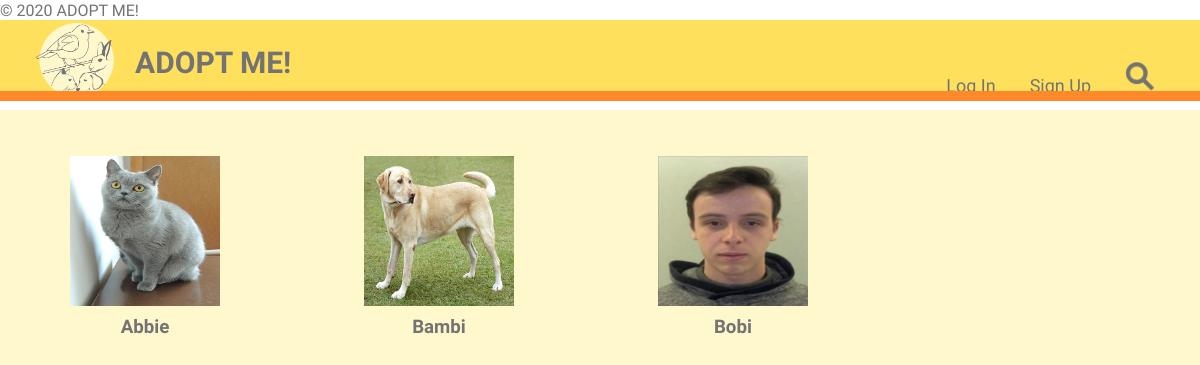
The page /pages/pages_index.php on the database as committed earlier.
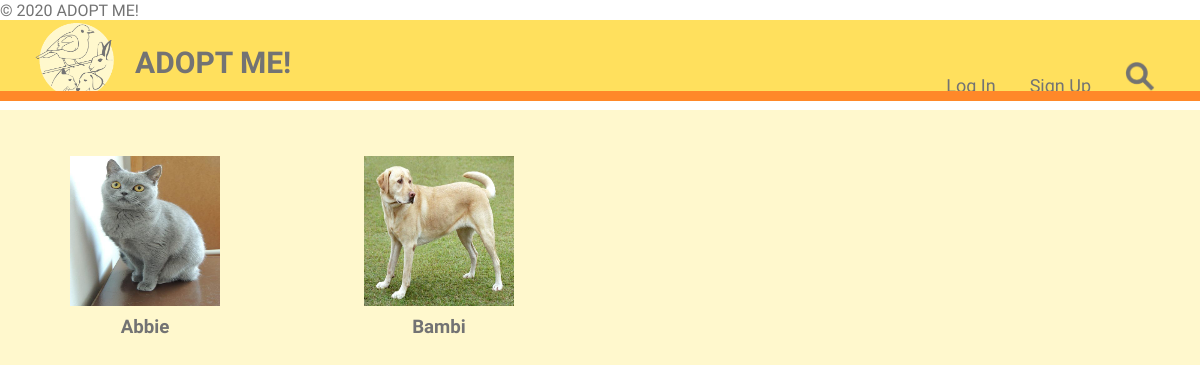
The same page on the database as committed later.
### tables this page shows
CREATE TABLE pet (
  id INTEGER PRIMARY KEY,
  name TEXT,
  bio TEXT,
  gender TEXT,
  weight REAL,
  height REAL,
  color TEXT,
  breed_id INTEGER,
  has_for_adoption INTEGER,
  adopted INTEGER,
  FOREIGN KEY (breed_id) REFERENCES breed(id),
  FOREIGN KEY (has_for_adoption) REFERENCES account(id),
  FOREIGN KEY (adopted) REFERENCES account(id)
);

### database/db_user.php (called while the page is built, shortened)
<?php
    include_once('../database/connection.php');
    function getAllPetsPostsFromWebsite() {
        global $db;
        $stmt = $db->prepare('SELECT DISTINCT P.id, P.name
                            FROM shelter S, person Per, pet P
                            WHERE Per.account_id = P.has_for_adoption or
                                S.account_id = P.has_for_adoption'
                            );
        $stmt->execute();
        $pets = $stmt->fetchAll();
        return $pets;
    }
?>

### pages/pages_index.php (the view)
<link rel="stylesheet" href="../css/index.css" >
<?php
    include_once('../includes/init.php');
    include_once('../database/db_user.php');
    include_once('../templates/common/header.php');
    $webPets = getAllPetsPostsFromWebsite();
?>
<div id="main">
    <?php foreach($webPets as $webPet) { ?>
    <article>
    <a href="petprofile.php?id=<?=$webPet['id']?>">
        <img src="../images/pets/original/<?=$webPet['id']?>.jpg" alt="pet<?=$webPet['id']?>" width="150" height="150">
    </a>
    <h3><?=$webPet['name']?></h3>
    </article>
<?php } ?>
</div>
<?php
    include_once('../templates/common/footer.php');
?>

### templates/common/header.php (shortened to what this page needs)
<?php include_once("../database/db_user.php");
?>
<!DOCTYPE html>
<html lang="en-US">
<head>
    <link rel="stylesheet" href="../css/header.css">
</head>
<body>
<header>
        <a class="logo" href="../pages/pages_index.php">
            <img alt="logo image" src="../images/logo.png" width="80">
        </a>
        <h1 class="siteName" >ADOPT ME!</h1>
        <?php if(!isset($_SESSION['username'])){ ?>
            <nav class='loggedOut'>
                <a href="../pages/login.php">Log in</a>
                <a href="../pages/register.php">Sign up</a>
                <a href="../pages/searchresults.php">
                    <img alt="search" src="../images/search_icon.png" width="30">
                </a>
            </nav>
        <?php } ?>
        <hr>
    </header>
</body>

### templates/common/footer.php
<link rel="stylesheet" href="../css/footer.css">
  <footer>
        &copy; 2020 ADOPT ME!
    </footer>
  </body>
</html>

### css/index.css (style rules this page uses)
#main { background-color: #FFF8CD; padding-bottom: 100%; }
#main > article { margin: 30px; vertical-align: top; display: inline-block; margin-left: 5%; margin-right: 5%; padding: 0 10px; }
article > h3 { text-align: center; }

### css/header.css (style rules this page uses)
* { padding: 0; margin: 10px 0px 0px 0px; text-decoration: none; list-style: none; box-sizing: border-box; font-family: 'Salsa', cursive; color: #737373; }
body>header { background: #FFE05D; height: 80px; width: 100%; }
.logo { top: -8px; position: relative; float: left; padding: 0 5px; margin-left: 30px; }
h1.siteName, div.menu { color: #737373; }
h1.siteName { font-size: 30px; padding: 0 10px; margin-top: 25px; float: left; }
.loggedOut { float: right; margin-top: 31px; margin-right: 30px; }
header > a, nav > a { font-size: 18px; color: inherit; margin: 0 5px; text-transform: capitalize; padding: 5px 10px; border-radius: 10px; }
hr { top: -15px; position: relative; margin: 0; float: left; border: 5px solid #ff8829; width: 100%; }

### css/footer.css (style rules this page uses)
body > footer { position: relative; bottom: 100%; }

Rows that differ between the two databases and show on the page:
no longer on this page (row edited): pet: shows a picture, name "Bobi"
